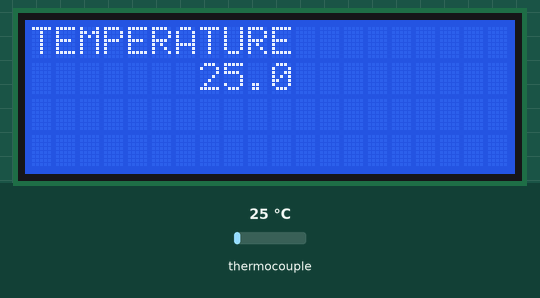
The sketch below on a simulated Arduino Uno, built with avr-gcc and run on an emulated ATmega328P. Parts: 20×4 character LCD. The test bench sets the inputs (shaded band); at power-on: thermocouple 25 °C. What the sketch prints to the serial monitor is not drawn.

Above: at 1.2 s.
1.3 s: thermocouple set to 6 °C
At 1.9 s:
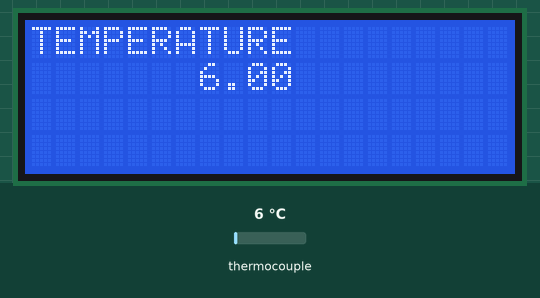
2.8 s: thermocouple set to 75 °C
At 3.5 s:
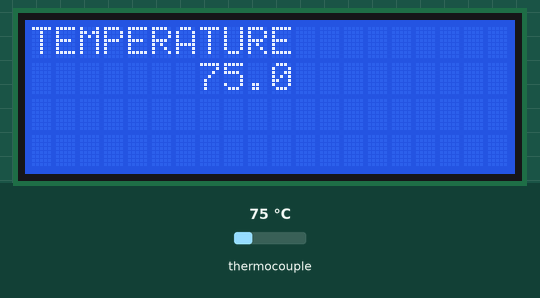
4.4 s: thermocouple set to 150 °C
At 5.4 s:
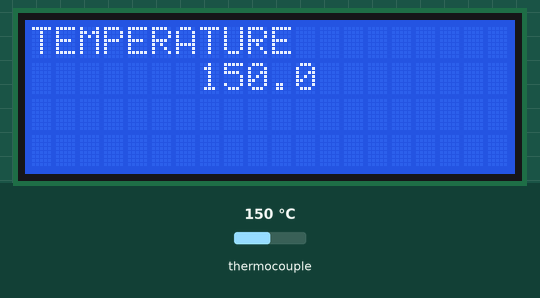
Timing chart, 0 to 7.4 s (numbered marks = the images above; inputs shaded):
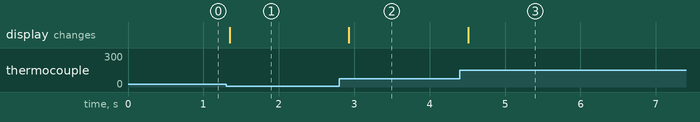

Measured:
- after the input at 1.3 s, the display: changes after 0.05 s (image 1)
- after the input at 2.8 s, the display: changes after 0.13 s (image 2)
- after the input at 4.4 s, the display: changes after 0.11 s (image 3)

The sketch:

Thermocouple_read_edited.ino
```cpp
//LCD config
#include <Wire.h>
#include <LiquidCrystal_I2C.h>    //If you don't have the LiquidCrystal_I2C library, download it and install it
LiquidCrystal_I2C lcd(0x27,20,4);  //sometimes the adress is not 0x3f. Change to 0x27 if it dosn't work.

#include "max6675.h"

int soPin = 12;// SO=Serial Out
int csPin = 10;// CS = chip select CS pin
int sckPin = 13;// SCK = Serial Clock pin

MAX6675 robojax(sckPin, csPin, soPin);// create instance object of MAX6675

void setup() {
  Serial.begin(9600);
  lcd.init();
  lcd.backlight();
}

void loop() {
  //float temperature_read = readThermocouple();
  float temperature_read = robojax.readCelsius();
  Serial.println(temperature_read);

  lcd.setCursor(0,0);
  lcd.print("TEMPERATURE");
  lcd.setCursor(7,1);
  lcd.print(temperature_read,1);
  delay(300);
}


/*double readThermocouple() {

  uint16_t v;
  pinMode(MAX6675_CS, OUTPUT);
  pinMode(MAX6675_SO, INPUT);
  pinMode(MAX6675_SCK, OUTPUT);

  digitalWrite(MAX6675_CS, LOW);
  delay(1);

  // Read in 16 bits,
  //  15    = 0 always
  //  14..2 = 0.25 degree counts MSB First
  //  2     = 1 if thermocouple is open circuit
  //  1..0  = uninteresting status

  v = shiftIn(MAX6675_SO, MAX6675_SCK, MSBFIRST);
  v <<= 8;
  v |= shiftIn(MAX6675_SO, MAX6675_SCK, MSBFIRST);

  digitalWrite(MAX6675_CS, HIGH);
  if (v & 0x4)
  {
    // Bit 2 indicates if the thermocouple is disconnected
    return NAN;
  }

  // The lower three bits (0,1,2) are discarded status bits
  v >>= 3;

  // The remaining bits are the number of 0.25 degree (C) counts
  return v*0.25;
}*/
```
